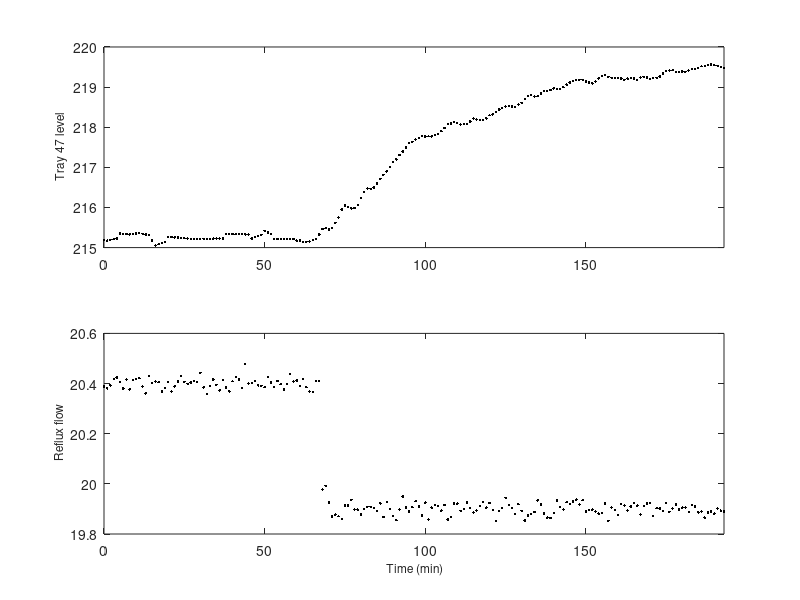

MATLAB code for this plot: (Note: this script raises an error after producing the figure.)
%  -------------------------------------------------------------
%            Analyses of the Corpus Christi refinery data
%  -------------------------------------------------------------

%  input the data

load refinery.dat

t = refinery(:,1);  %  observation time
u = refinery(:,2);  %  reflux flow
x = refinery(:,3);  %  tray 47 level

%  plot data

subplot(2,1,1)
plot(t, x, 'k.')
ylabel('\fontsize{12} Tray 47 level')
axis([0,193,215,220])

subplot(2,1,2)
plot(t, u, 'k.')
xlabel('\fontsize{12} Time (min)')
ylabel('\fontsize{12} Reflux flow')
axis([0,193,19.8,20.6])

% print -dps2 'c:\MyFiles\fdabook\revision\figs.dir\refinerydata.ps'

% center the data

u = u - mean(u(1:60));
x = x - mean(x(1:60));

n = length(t);

range = [t(1), t(n)];
tval = t;
delta = 1/(n-1);
trng = [t(1), t(n)];

tbreak = t(67);

%  set up basis for input variable

norder = 1;
nubasis = 2;
ubreaks = [trng(1), tbreak, trng(2)];
ubasis = create_bspline_basis(trng, nubasis, norder, ubreaks);

ufd = data2fd(u, tval, ubasis);

%  set up basis for the output variable
%  put three coincident knots at tbreak

norder  =  4;
xknots  = [linspace(0, tbreak, 3), tbreak, linspace(tbreak, trng(2), 5)];
nxbasis = length(xknots) + norder - 2;
xbasis  = create_bspline_basis(trng, nxbasis, norder, xknots);

xfd = data2fd(x, tval, xbasis);
xvec = eval_fd(tval, xfd);

%  plot the data with fit and knot locations

ahdl = axes('Box', 'on', 'FontSize', 13);
set(ahdl, 'Xlim', [0,193]);
set(ahdl, 'Ylim', [-0.5,4.5]);
set(ahdl, 'Xtick', 0:50:150);
set(ahdl, 'Ytick', 0:4);
lhdl = plot(tval, x, 'b*', tval, xvec, 'r-');
set(lhdl, 'LineWidth', 2)
xlabel('Time (minutes)', 'FontSize', 16);
ylabel('Tray 47 level',  'FontSize', 16);
for i=2:length(xknots)-1
    lhdl = line([xknots(i),xknots(i)], [-0.5,4.5]);
    set(lhdl, 'LineWidth', 1, 'LineStyle', '--', 'color', 'g')
end

print -dps2 'c:/MyFiles/fdabook/revision/figs.dir/refinery.ps'

